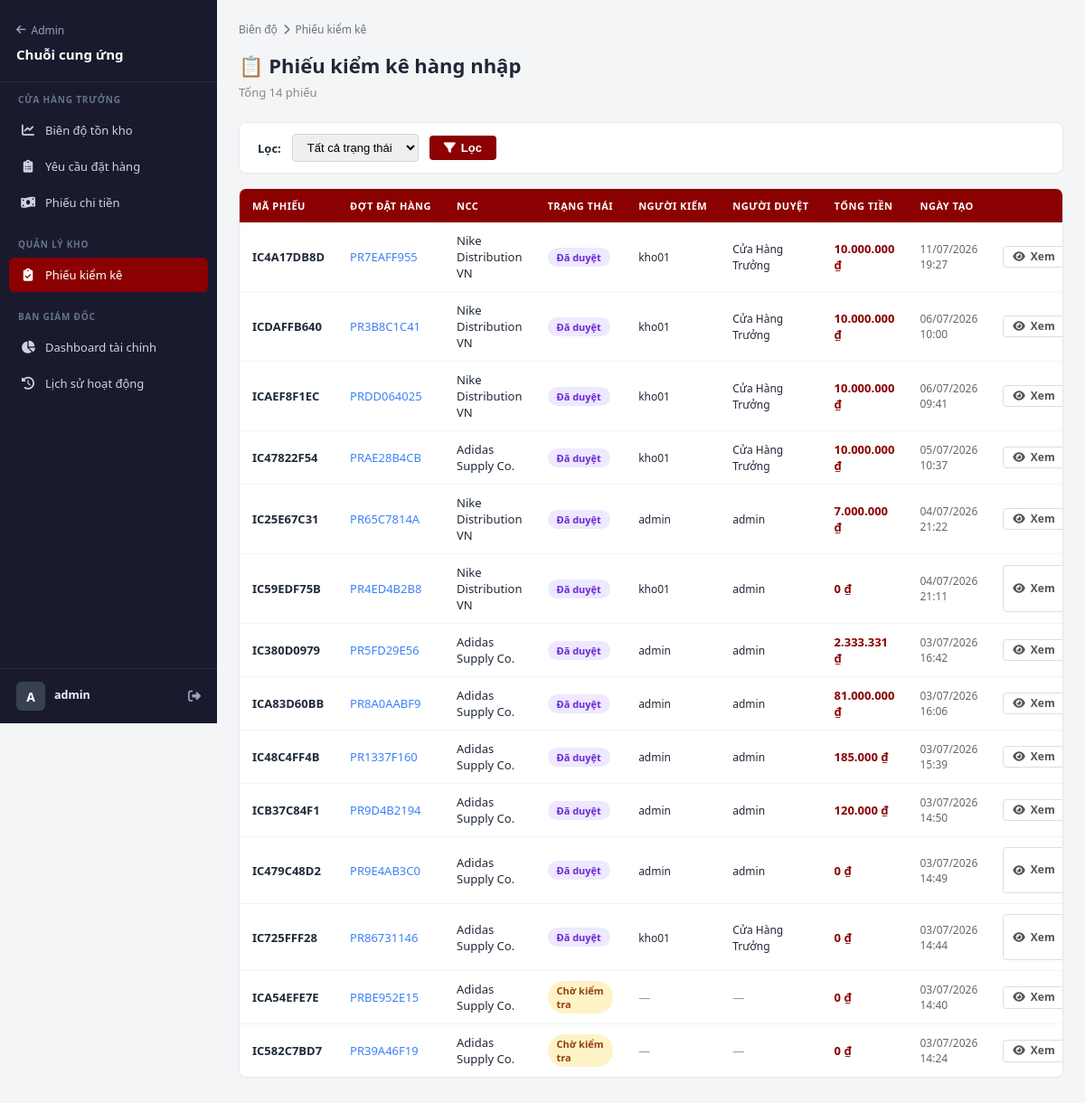
Page /supply/inventory-checks/ (signed in) on the committed database.
### apps/products/supply_models.py (models this page shows, shortened)
class InventoryCheck(models.Model):
    class Status(models.TextChoices):
        PENDING   = 'pending',   'Chờ kiểm tra'
        CHECKING  = 'checking',  'Đang kiểm'
        COMPLETED = 'completed', 'Hoàn thành'
        APPROVED  = 'approved',  'Đã duyệt'
        REJECTED  = 'rejected',  'Từ chối'
    purchase_request = models.OneToOneField(
        PurchaseRequest, on_delete=models.CASCADE,
        related_name='inventory_check', verbose_name='Đợt đặt hàng'
    )
    code             = models.CharField(max_length=20, unique=True, blank=True, verbose_name='Mã phiếu')
    status           = models.CharField(max_length=20, choices=Status.choices, default=Status.PENDING)
    checker          = models.ForeignKey(
        settings.AUTH_USER_MODEL, on_delete=models.SET_NULL,
        null=True, blank=True, related_name='inventory_checks',
        verbose_name='Người kiểm kê'
    )
    checked_at       = models.DateTimeField(null=True, blank=True, verbose_name='Thời gian kiểm')
    approved_by      = models.ForeignKey(
        settings.AUTH_USER_MODEL, on_delete=models.SET_NULL,
        null=True, blank=True, related_name='approved_inventory_checks',
        verbose_name='Người duyệt'
    )
    approved_at      = models.DateTimeField(null=True, blank=True, verbose_name='Thời gian duyệt')
    note             = models.TextField(blank=True, verbose_name='Ghi chú chung')
    rejection_reason = models.TextField(blank=True, verbose_name='Lý do từ chối')
    total_amount     = models.DecimalField(
        max_digits=15, decimal_places=0, default=0,
        verbose_name='Tổng tiền thanh toán'
    )
    created_at       = models.DateTimeField(auto_now_add=True)
    updated_at       = models.DateTimeField(auto_now=True)
    class Meta:
        verbose_name = 'Phiếu kiểm kê'
        verbose_name_plural = 'Phiếu kiểm kê'
        ordering = ['-created_at']
        permissions = [
            ('can_check_inventory', 'Có thể kiểm kê hàng'),
            ('can_approve_inventory', 'Có thể duyệt phiếu kiểm kê'),
        ]

class PurchaseRequest(models.Model):
    class Status(models.TextChoices):
        DRAFT       = 'draft',       'Bản nháp'
        SENT        = 'sent',        'Đã gửi NCC'
        QUOTED      = 'quoted',      'NCC đã báo giá'
        APPROVED    = 'approved',    'Đã duyệt NCC'           # Phiếu kiểm kê được tạo tự động
        SHIPPED     = 'shipped',     'NCC đã giao hàng'       # (Deprecated - không dùng nữa)
        IN_CHECKING = 'in_checking', 'Đang kiểm kê'
        CHECKED     = 'checked',     'Đã kiểm kê'             # Đã duyệt phiếu kiểm kê, đã cộng kho
        RECEIVED    = 'received',    'Đã nhận hàng & thanh toán'
        CANCELLED   = 'cancelled',   'Đã hủy'
    code       = models.CharField(max_length=20, unique=True, blank=True)
    title      = models.CharField(max_length=200, default='Đợt thu mua bổ sung tồn kho')
    status     = models.CharField(max_length=20, choices=Status.choices, default=Status.DRAFT)
    note       = models.TextField(blank=True)
    created_by = models.ForeignKey(
        settings.AUTH_USER_MODEL, on_delete=models.SET_NULL,
        null=True, blank=True, related_name='purchase_requests',
    )
    suppliers  = models.ManyToManyField(
        Supplier, blank=True, verbose_name='Gửi đến NCC',
    )
    approved_supplier = models.ForeignKey(
        Supplier, on_delete=models.SET_NULL, null=True, blank=True,
        related_name='approved_requests', verbose_name='NCC được chọn',
    )
    approved_by  = models.ForeignKey(
        settings.AUTH_USER_MODEL, on_delete=models.SET_NULL,
        null=True, blank=True, related_name='approved_requests',
    )
    approved_at  = models.DateTimeField(null=True, blank=True)
    deadline     = models.DateField(null=True, blank=True, verbose_name='Hạn báo giá')
    created_at   = models.DateTimeField(auto_now_add=True)
    updated_at   = models.DateTimeField(auto_now=True)
    class Meta:
        verbose_name = 'Đợt yêu cầu đặt hàng'
        verbose_name_plural = 'Đợt yêu cầu đặt hàng'
        ordering = ['-created_at']
        permissions = [
            ('can_approve_purchase', 'Có thể duyệt đặt hàng'),
            ('can_receive_goods',    'Có thể nhận hàng'),
        ]

class Supplier(models.Model):
    name         = models.CharField(max_length=200, verbose_name='Tên NCC')
    contact_name = models.CharField(max_length=100, blank=True, verbose_name='Người liên hệ')
    phone        = models.CharField(max_length=20, blank=True)
    email        = models.EmailField(blank=True)
    address      = models.TextField(blank=True)
    note         = models.TextField(blank=True)
    is_active    = models.BooleanField(default=True)
    user         = models.OneToOneField(
        settings.AUTH_USER_MODEL, on_delete=models.SET_NULL,
        null=True, blank=True, related_name='supplier_profile',
        verbose_name='Tài khoản đăng nhập NCC',
    )
    created_at   = models.DateTimeField(auto_now_add=True)
    class Meta:
        verbose_name = 'Nhà cung cấp'
        verbose_name_plural = 'Nhà cung cấp'
        ordering = ['name']

### apps/products/supply_views.py (the view)
# urls.py: path('inventory-checks/', v.inventory_check_list, name='inventory_check_list'),
@login_required
def inventory_check_list(request):
    if not (is_warehouse_manager(request.user) or request.user.is_superuser):
        messages.error(request, "Bạn không có quyền truy cập phiếu kiểm kê.")
        return redirect("admin:index")
    qs = InventoryCheck.objects.select_related(
        "purchase_request",
        "purchase_request__approved_supplier",
        "checker",
        "approved_by",
    ).order_by("-created_at")
    status_filter = request.GET.get("status", "")
    if status_filter:
        qs = qs.filter(status=status_filter)
    page_obj, paginator = paginate_queryset(request, qs, per_page=15)
    for check in page_obj.object_list:
        check.stock_added = check.purchase_request.items.filter(
            received_qty__gt=0
        ).exists()
    context = {
        "checks": page_obj.object_list,
        "status_choices": InventoryCheck.Status.choices,
        "status_filter": status_filter,
    }
    context.update(_pagination_context(request, page_obj, paginator))
    return render(request, "supply/inventory_check_list.html", context)

### templates/supply/inventory_check_list.html (shortened to what this page needs)
{% extends 'supply/base_supply.html' %}
{% load format_money supply_admin %}
{% block supply_content %}
<nav class="supply-breadcrumb">
    <a href="{% supply_url 'analytics' %}">Biên độ</a>
    <i class="fas fa-chevron-right"></i>
    <span>Phiếu kiểm kê</span>
</nav>
<div class="supply-header">
    <div>
        <h1 class="supply-title">📋 Phiếu kiểm kê hàng nhập</h1>
        <div style="margin-top:6px;font-size:13px;color:#888;">
            Tổng {{ page_obj.paginator.count }} phiếu
        </div>
    </div>
</div>
<div class="s-card" style="margin-bottom:16px;">
    <div class="s-card-body" style="padding:12px 20px;">
        <form method="get" style="display:flex;gap:12px;align-items:center;flex-wrap:wrap;">
            <label style="font-size:13px;font-weight:600;">Lọc:</label>
            <select name="status" style="padding:6px 12px;border:1px solid #d1d5db;border-radius:4px;font-size:13px;">
                <option value="">Tất cả trạng thái</option>
            </select>
            <button type="submit" class="btn-primary" style="padding:6px 16px;font-size:13px;">
                <i class="fas fa-filter"></i> Lọc
            </button>
        </form>
    </div>
</div>
<div class="s-card">
    <div style="overflow-x:auto;">
        <table class="s-table">
            <thead>
                <tr>
                    <th>Mã phiếu</th>
                    <th>Đợt đặt hàng</th>
                    <th>NCC</th>
                    <th>Trạng thái</th>
                    <th>Người kiểm</th>
                    <th>Người duyệt</th>
                    <th>Tổng tiền</th>
                    <th>Ngày tạo</th>
                    <th></th>
                </tr>
            </thead>
            <tbody>
                {% for check in checks %}
                <tr>
                    <td style="font-weight:700;">{{ check.code }}</td>
                    <td>
                        <a href="{% supply_url 'request_detail' check.purchase_request.pk %}"
                           style="color:#3b82f6;text-decoration:none;">
                            {{ check.purchase_request.code }}
                        </a>
                    </td>
                    <td>{{ check.purchase_request.approved_supplier.name }}</td>
                    <td>
                        <span class="badge badge-{{ check.status }}">{{ check.get_status_display }}</span>
                    </td>
                    <td>
                        {% if check.checker %}
                            <span style="font-size:12px;">{{ check.checker.get_full_name|default:check.checker.username }}</span>
                        {% else %}
                            <span style="color:#999;">—</span>
                        {% endif %}
                    </td>
                    <td>
                        {% if check.approved_by %}
                            <span style="font-size:12px;">{{ check.approved_by.get_full_name|default:check.approved_by.username }}</span>
                        {% else %}
                            <span style="color:#999;">—</span>
                        {% endif %}
                    </td>
                    <td style="font-weight:700;color:#8b0000;">{{ check.total_amount|vnd }}</td>
                    <td style="font-size:12px;color:#666;">{{ check.created_at|date:"d/m/Y H:i" }}</td>
                    <td>
                        <div style="display:flex;gap:6px;">
                            <a href="{% supply_url 'inventory_check_detail' check.pk %}"
                               class="btn-secondary" style="padding:4px 10px;font-size:12px;">
                                <i class="fas fa-eye"></i> Xem
                            </a>
                        </div>
                    </td>
                </tr>
                {% empty %}
                <tr>
                    <td colspan="9" style="text-align:center;padding:32px;color:#999;">
                        Chưa có phiếu kiểm kê nào
                    </td>
                </tr>
                {% endfor %}
            </tbody>
        </table>
    </div>
</div>
{% endblock %}

### templates/supply/layout.html (shortened to what this page needs)
{% load static %}
<!DOCTYPE html>
<html lang="vi">
<head>
    <link rel="stylesheet" href="https://cdnjs.cloudflare.com/ajax/libs/font-awesome/6.6.0/css/all.min.css" />
    <link rel="stylesheet" href="{% static 'css/supply.css' %}" />
</head>
<body class="supply-body">
<div class="supply-app">
    <aside class="supply-sidebar">
        <div class="supply-brand">
            {% if user.is_superuser %}
            <a href="{{ supply_paths.admin_index }}">
                <i class="fas fa-arrow-left"></i> Admin
            </a>
            {% endif %}
            <strong>Chuỗi cung ứng</strong>
        </div>
        <nav class="supply-nav">
            {% if supply_is_manager %}
            <div class="supply-nav-group">
                <span class="supply-nav-label">Cửa hàng trưởng</span>
                <a href="{{ supply_paths.bien_do }}" class="supply-nav-link{% if request.path == supply_paths.bien_do %} active{% endif %}">
                    <i class="fas fa-chart-line"></i> Biên độ tồn kho
                </a>
                <a href="{{ supply_paths.request_list }}" class="supply-nav-link{% if '/supply/requests' in request.path %} active{% endif %}">
                    <i class="fas fa-clipboard-list"></i> Yêu cầu đặt hàng
                </a>
                <a href="{{ supply_paths.payment_voucher_list }}" class="supply-nav-link{% if '/supply/payment-vouchers' in request.path %} active{% endif %}">
                    <i class="fas fa-money-bill-wave"></i> Phiếu chi tiền
                </a>
            </div>
            {% endif %}
            {% if supply_is_warehouse_manager %}
            <div class="supply-nav-group">
                <span class="supply-nav-label">Quản lý kho</span>
                <a href="{{ supply_paths.inventory_check_list }}" class="supply-nav-link{% if '/supply/inventory-checks' in request.path %} active{% endif %}">
                    <i class="fas fa-clipboard-check"></i> Phiếu kiểm kê
                </a>
            </div>
            {% endif %}
            {% if supply_is_director %}
            <div class="supply-nav-group">
                <span class="supply-nav-label">Ban giám đốc</span>
                <a href="{% url 'supply:director_dashboard' %}" class="supply-nav-link{% if '/supply/dashboard/' in request.path %} active{% endif %}">
                    <i class="fas fa-chart-pie"></i> Dashboard tài chính
                </a>
                <a href="{% url 'supply:activity_log' %}" class="supply-nav-link{% if '/supply/activity-log/' in request.path %} active{% endif %}">
                    <i class="fas fa-history"></i> Lịch sử hoạt động
                </a>
            </div>
            {% endif %}
        </nav>
        {% if user.is_authenticated %}
        <div class="supply-user">
            <div class="supply-user-avatar">
                {% if supply_supplier %}
                    {{ supply_supplier.name|slice:":1"|upper }}
                {% else %}
                    {{ user.username|slice:":1"|upper }}
                {% endif %}
            </div>
            <div class="supply-user-info">
                <span class="supply-user-name">
                    {% if supply_supplier %}
                        {{ supply_supplier.name }}
                    {% else %}
                        {{ user.get_full_name|default:user.username }}
                    {% endif %}
                </span>
            </div>
            <div class="supply-user-actions">
                <form method="post" action="{% url 'admin:logout' %}" style="display: inline; margin: 0; padding: 0;">
                    <button type="submit" title="Đăng xuất" style="background: none; border: none; color: inherit; padding: 0; cursor: pointer; font: inherit; display: flex; align-items: center;">
                        <i class="fas fa-right-from-bracket"></i>
                    </button>
                </form>
            </div>
        </div>
        {% endif %}
    </aside>
    <main class="supply-main">
        <div class="supply-page">
            {% block supply_content %}{% endblock %}
        </div>
    </main>
</div>
</body>
</html>

### rows in the picture
InventoryCheck: code "IC4A17DB8D", purchase_request.code "PR7EAFF955", purchase_request.approved_supplier.name "Nike Distribution VN", status "Đã duyệt", checker.get_full_name "kho01", approved_by.get_full_name "Cửa Hàng Trưởng", total_amount|vnd "10.000.000 ₫", created_at "11/07/2026 19:27"
InventoryCheck: code "ICDAFFB640", purchase_request.code "PR3B8C1C41", purchase_request.approved_supplier.name "Nike Distribution VN", status "Đã duyệt", checker.get_full_name "kho01", approved_by.get_full_name "Cửa Hàng Trưởng", total_amount|vnd "10.000.000 ₫", created_at "06/07/2026 10:00"
InventoryCheck: code "ICAEF8F1EC", purchase_request.code "PRDD064025", purchase_request.approved_supplier.name "Nike Distribution VN", status "Đã duyệt", checker.get_full_name "kho01", approved_by.get_full_name "Cửa Hàng Trưởng", total_amount|vnd "10.000.000 ₫", created_at "06/07/2026 09:41"
InventoryCheck: code "IC47822F54", purchase_request.code "PRAE28B4CB", purchase_request.approved_supplier.name "Adidas Supply Co.", status "Đã duyệt", checker.get_full_name "kho01", approved_by.get_full_name "Cửa Hàng Trưởng", total_amount|vnd "10.000.000 ₫", created_at "05/07/2026 10:37"
InventoryCheck: code "IC25E67C31", purchase_request.code "PR65C7814A", purchase_request.approved_supplier.name "Nike Distribution VN", status "Đã duyệt", checker.get_full_name "admin", approved_by.get_full_name "admin", total_amount|vnd "7.000.000 ₫", created_at "04/07/2026 21:22"
InventoryCheck: code "IC59EDF75B", purchase_request.code "PR4ED4B2B8", purchase_request.approved_supplier.name "Nike Distribution VN", status "Đã duyệt", checker.get_full_name "kho01", approved_by.get_full_name "admin", total_amount|vnd "0 ₫", created_at "04/07/2026 21:11"
InventoryCheck: code "IC380D0979", purchase_request.code "PR5FD29E56", purchase_request.approved_supplier.name "Adidas Supply Co.", status "Đã duyệt", checker.get_full_name "admin", approved_by.get_full_name "admin", total_amount|vnd "2.333.331 ₫", created_at "03/07/2026 16:42"
InventoryCheck: code "ICA83D60BB", purchase_request.code "PR8A0AABF9", purchase_request.approved_supplier.name "Adidas Supply Co.", status "Đã duyệt", checker.get_full_name "admin", approved_by.get_full_name "admin", total_amount|vnd "81.000.000 ₫", created_at "03/07/2026 16:06"
InventoryCheck: code "IC48C4FF4B", purchase_request.code "PR1337F160", purchase_request.approved_supplier.name "Adidas Supply Co.", status "Đã duyệt", checker.get_full_name "admin", approved_by.get_full_name "admin", total_amount|vnd "185.000 ₫", created_at "03/07/2026 15:39"
InventoryCheck: code "ICB37C84F1", purchase_request.code "PR9D4B2194", purchase_request.approved_supplier.name "Adidas Supply Co.", status "Đã duyệt", checker.get_full_name "admin", approved_by.get_full_name "admin", total_amount|vnd "120.000 ₫", created_at "03/07/2026 14:50"
InventoryCheck: code "IC479C48D2", purchase_request.code "PR9E4AB3C0", purchase_request.approved_supplier.name "Adidas Supply Co.", status "Đã duyệt", checker.get_full_name "admin", approved_by.get_full_name "admin", total_amount|vnd "0 ₫", created_at "03/07/2026 14:49"
InventoryCheck: code "IC725FFF28", purchase_request.code "PR86731146", purchase_request.approved_supplier.name "Adidas Supply Co.", status "Đã duyệt", checker.get_full_name "kho01", approved_by.get_full_name "Cửa Hàng Trưởng", total_amount|vnd "0 ₫", created_at "03/07/2026 14:44"
InventoryCheck: code "ICA54EFE7E", purchase_request.code "PRBE952E15", purchase_request.approved_supplier.name "Adidas Supply Co.", status "Chờ kiểm tra", total_amount|vnd "0 ₫", created_at "03/07/2026 14:40"
InventoryCheck: code "IC582C7BD7", purchase_request.code "PR39A46F19", purchase_request.approved_supplier.name "Adidas Supply Co.", status "Chờ kiểm tra", total_amount|vnd "0 ₫", created_at "03/07/2026 14:24"

### other values in the picture
{{ user.username|slice:":1"|upper }} "A"
{{ user.get_full_name|default:user.username }} "admin"
{{ page_obj.paginator.count }} "14"
